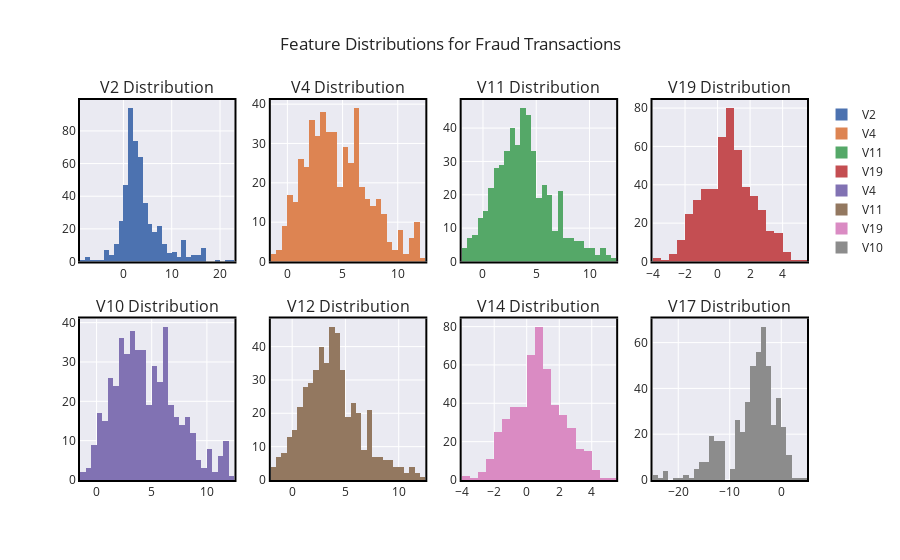

The code cell stored with this chart in its notebook:
### Markdown cell above
## <a id='hist'>Histrograms</a>
Below I have plotted the histograms of the features listed above. The first row of histograms shows the distribution of positively correlated features with Class: *V2, V4, V11 & V19*, while the second row shows the distribution of negatively correlated features with Class: *V10, V12, V14 & V17*. 
> All the feature distributions are for fraudulant transactions i.e Class = 1.

### Code cell
rows = 2
cols = 4
fig = make_subplots(rows=rows,cols=cols,vertical_spacing=0.15,
                    subplot_titles=['V2 Distribution', 'V4 Distribution', 'V11 Distribution', 'V19 Distribution',
                                                 'V10 Distribution', 'V12 Distribution', 'V14 Distribution', 'V17 Distribution'])
features = ['V2','V4','V11','V19','V10','V12','V14','V17']
for r in range(1,rows+1):
    for c in range(1, cols+1):
        fig.add_trace(go.Histogram(name=features[r+c-2],x=df.loc[df.Class==1,features[r+c-2]]),r,c)
        fig.update_xaxes(mirror=True,linewidth=2,linecolor='black',row=r,col=c)
        fig.update_yaxes(mirror=True,linewidth=2,linecolor='black',row=r,col=c)
fig.update_layout(template='seaborn',title='Feature Distributions for Fraud Transactions')
fig.show()

### Figure 1 — Plotly figure (JSON) as saved in the notebook; plotly's stock layout.template omitted (floating-point values rounded to 4 significant figures; data arrays with more than 128 entries replaced by an {"elided": "..."} marker saying what was removed)
{"data": [{"name": "V2", "type": "histogram", "x": {"elided": "492 float values"}, "xaxis": "x", "yaxis": "y"}, {"name": "V4", "type": "histogram", "x": {"elided": "492 float values"}, "xaxis": "x2", "yaxis": "y2"}, {"name": "V11", "type": "histogram", "x": {"elided": "492 float values"}, "xaxis": "x3", "yaxis": "y3"}, {"name": "V19", "type": "histogram", "x": {"elided": "492 float values"}, "xaxis": "x4", "yaxis": "y4"}, {"name": "V4", "type": "histogram", "x": {"elided": "492 float values"}, "xaxis": "x5", "yaxis": "y5"}, {"name": "V11", "type": "histogram", "x": {"elided": "492 float values"}, "xaxis": "x6", "yaxis": "y6"}, {"name": "V19", "type": "histogram", "x": {"elided": "492 float values"}, "xaxis": "x7", "yaxis": "y7"}, {"name": "V10", "type": "histogram", "x": {"elided": "492 float values"}, "xaxis": "x8", "yaxis": "y8"}], "layout": {"annotations": [{"font": {"size": 16}, "showarrow": false, "text": "V2 Distribution", "x": 0.1062, "xanchor": "center", "xref": "paper", "y": 1, "yanchor": "bottom", "yref": "paper"}, {"font": {"size": 16}, "showarrow": false, "text": "V4 Distribution", "x": 0.3688, "xanchor": "center", "xref": "paper", "y": 1, "yanchor": "bottom", "yref": "paper"}, {"font": {"size": 16}, "showarrow": false, "text": "V11 Distribution", "x": 0.6313, "xanchor": "center", "xref": "paper", "y": 1, "yanchor": "bottom", "yref": "paper"}, {"font": {"size": 16}, "showarrow": false, "text": "V19 Distribution", "x": 0.8938, "xanchor": "center", "xref": "paper", "y": 1, "yanchor": "bottom", "yref": "paper"}, {"font": {"size": 16}, "showarrow": false, "text": "V10 Distribution", "x": 0.1062, "xanchor": "center", "xref": "paper", "y": 0.425, "yanchor": "bottom", "yref": "paper"}, {"font": {"size": 16}, "showarrow": false, "text": "V12 Distribution", "x": 0.3688, "xanchor": "center", "xref": "paper", "y": 0.425, "yanchor": "bottom", "yref": "paper"}, {"font": {"size": 16}, "showarrow": false, "text": "V14 Distribution", "x": 0.6313, "xanchor": "center", "xref": "paper", "y": 0.425, "yanchor": "bottom", "yref": "paper"}, {"font": {"size": 16}, "showarrow": false, "text": "V17 Distribution", "x": 0.8938, "xanchor": "center", "xref": "paper", "y": 0.425, "yanchor": "bottom", "yref": "paper"}], "title": {"text": "Feature Distributions for Fraud Transactions"}, "xaxis": {"anchor": "y", "domain": [0, 0.2125], "linecolor": "black", "linewidth": 2, "mirror": true}, "xaxis2": {"anchor": "y2", "domain": [0.2625, 0.475], "linecolor": "black", "linewidth": 2, "mirror": true}, "xaxis3": {"anchor": "y3", "domain": [0.525, 0.7375], "linecolor": "black", "linewidth": 2, "mirror": true}, "xaxis4": {"anchor": "y4", "domain": [0.7875, 1], "linecolor": "black", "linewidth": 2, "mirror": true}, "xaxis5": {"anchor": "y5", "domain": [0, 0.2125], "linecolor": "black", "linewidth": 2, "mirror": true}, "xaxis6": {"anchor": "y6", "domain": [0.2625, 0.475], "linecolor": "black", "linewidth": 2, "mirror": true}, "xaxis7": {"anchor": "y7", "domain": [0.525, 0.7375], "linecolor": "black", "linewidth": 2, "mirror": true}, "xaxis8": {"anchor": "y8", "domain": [0.7875, 1], "linecolor": "black", "linewidth": 2, "mirror": true}, "yaxis": {"anchor": "x", "domain": [0.575, 1], "linecolor": "black", "linewidth": 2, "mirror": true}, "yaxis2": {"anchor": "x2", "domain": [0.575, 1], "linecolor": "black", "linewidth": 2, "mirror": true}, "yaxis3": {"anchor": "x3", "domain": [0.575, 1], "linecolor": "black", "linewidth": 2, "mirror": true}, "yaxis4": {"anchor": "x4", "domain": [0.575, 1], "linecolor": "black", "linewidth": 2, "mirror": true}, "yaxis5": {"anchor": "x5", "domain": [0, 0.425], "linecolor": "black", "linewidth": 2, "mirror": true}, "yaxis6": {"anchor": "x6", "domain": [0, 0.425], "linecolor": "black", "linewidth": 2, "mirror": true}, "yaxis7": {"anchor": "x7", "domain": [0, 0.425], "linecolor": "black", "linewidth": 2, "mirror": true}, "yaxis8": {"anchor": "x8", "domain": [0, 0.425], "linecolor": "black", "linewidth": 2, "mirror": true}}}
